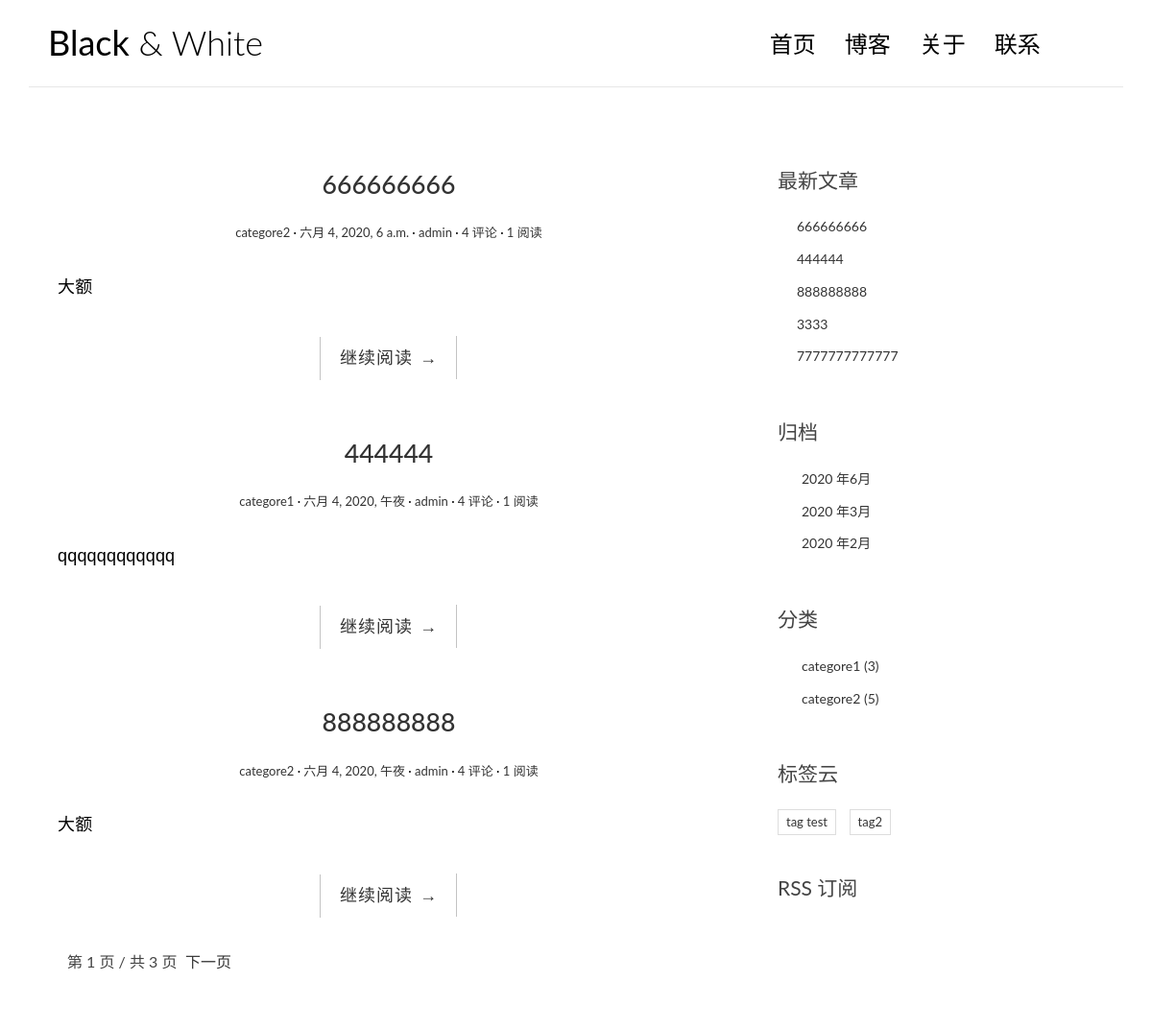
The page / on the database its author committed.
### blog/models.py (models this page shows, shortened)
@python_2_unicode_compatible
class Post(models.Model):
    title = models.CharField(max_length=70)
    views = models.PositiveIntegerField(default=0)
    def get_absolute_url(self):
        return reverse('blog:detail', kwargs={'pk': self.pk})
    class Meta:
        ordering = ['-created_time', 'title']
    body = models.TextField()
    created_time = models.DateTimeField()
    modified_time = models.DateTimeField()
    excerpt = models.CharField(max_length=200, blank=True)
    category = models.ForeignKey(Category, on_delete=models.CASCADE)
    tags = models.ManyToManyField(Tag, blank=True)
    author = models.ForeignKey(User, on_delete=models.CASCADE)

@python_2_unicode_compatible
class Category(models.Model):
    name = models.CharField(max_length=50)

@python_2_unicode_compatible
class Tag(models.Model):
    name = models.CharField(max_length=50)

### blog/views.py (the view)
# urls.py: url(r'^$', views.IndexView.as_view(), name='index'),
class IndexView(ListView):
    model = Post
    template_name = 'blog/index.html'
    context_object_name = 'post_list'
    paginate_by = 3

### blog/templatetags/blog_tags.py (called while the page is built)
@register.simple_tag
def get_recent_posts(num=5):
    return Post.objects.all().order_by('-created_time')[:num]

@register.simple_tag
def archives():
    return Post.objects.dates('created_time', 'month', order='DESC')

@register.simple_tag
def get_categories():
    return Category.objects.annotate(num_posts=Count('post')).filter(num_posts__gt=0)

@register.simple_tag
def get_tags():
    return Tag.objects.annotate(num_posts=Count('post')).filter(num_posts__gt=0)

### templates/blog/index.html (shortened to what this page needs)
{% extends 'base.html' %}
{% block main %}
    {% for post in post_list %}
        <article class="post post-1">
            <header class="entry-header">
                <h1 class="entry-title">
                    <a href="{{post.get_absolute_url}}">{{post.title}}</a>
                </h1>
                <div class="entry-meta">
                    <span class="post-category"><a href="#">{{ post.category.name }}</a></span>
                    <span class="post-date"><a href="#"><time class="entry-date"
                                                                datetime="{{ post.created_time }}">{{ post.created_time }}</time></a></span>
                    <span class="post-author"><a href="#">{{ post.author }}</a></span>
                    <span class="comments-link"><a href="#">4 评论</a></span>
                    <span class="views-count"><a href="#">{{ post.views }} 阅读</a></span>
                </div>
            </header>
            <div class="entry-content clearfix">
                <p>{{ post.excerpt }}</p>
                <div class="read-more cl-effect-14">
                    <a href="{{post.get_absolute_url}}" class="more-link">继续阅读 <span class="meta-nav">→</span></a>
                </div>
            </div>
        </article>
    {% empty %}
        <div class="no-post">暂时还没有发布的文章！</div>
    {% endfor %}
    {% if is_paginated %}
    <div class="pagination">
        <ul>
        <li class="current">第 {{ page_obj.number }} 页 / 共 {{ paginator.num_pages }} 页</li>
        {% if page_obj.has_next %}
            <li><a href="?page={{ page_obj.next_page_number }}">下一页</a></li>
        {% endif %}
        </ul>
        </div>
    {% endif %}
{% endblock main %}

### templates/base.html (shortened to what this page needs)
{% load static  %}
{% load blog_tags %}
<!DOCTYPE html>
<html>
<head>
    <link rel="stylesheet" href="{% static 'blog/css/bootstrap.min.css' %}">
    <link rel="stylesheet" href="http://code.ionicframework.com/ionicons/2.0.1/css/ionicons.min.css">
    <link rel="stylesheet" href="{% static 'blog/css/pace.css' %}">
    <link rel="stylesheet" href="{% static 'blog/css/custom.css' %}">
    <link rel="stylesheet" href="{% static 'blog/css/highlights/github.css' %}">
</head>
<body>
<div class="container">
    <header id="site-header">
        <div class="row">
            <div class="col-md-4 col-sm-5 col-xs-8">
                <div class="logo">
                    <h1><a href="{% url 'blog:index' %}"><b>Black</b> &amp; White</a></h1>
                </div>
            </div>
            <div class="col-md-8 col-sm-7 col-xs-4">
                <nav class="main-nav" role="navigation">
                    <div class="collapse navbar-collapse" id="bs-example-navbar-collapse-1">
                        <ul class="nav navbar-nav navbar-right">
                            <li class="cl-effect-11"><a href="{% url 'blog:index' %}" data-hover="首页">首页</a></li>
                            <li class="cl-effect-11"><a href="full-width.html" data-hover="博客">博客</a></li>
                            <li class="cl-effect-11"><a href="about.html" data-hover="关于">关于</a></li>
                            <li class="cl-effect-11"><a href="contact.html" data-hover="联系">联系</a></li>
                        </ul>
                    </div>
                </nav>
            </div>
        </div>
    </header>
</div>
<div class="content-body">
    <div class="container">
        <div class="row">
            <main class="col-md-8">
{% block main %}
{% endblock main %}
            </main>
            <aside class="col-md-4">
            <div class="widget widget-recent-posts">
                    <h3 class="widget-title">最新文章</h3>
                    {% get_recent_posts as recent_post_list %}
                    <ul>
                        {% for post in recent_post_list %}
                        <li>
                            <a href="{% url 'blog:index' %}">{{post.title}}</a>
                        </li>
                        {% empty%}
                        暂无文章！
                        {% endfor %}
                    </ul>
                </div>
                 <div class="widget widget-archives">
                    <h3 class="widget-title">归档</h3>
                    {% archives as date_list %}
                    <ul>
                        {% for date in date_list %}
                        <li>
                            <a href="{% url 'blog:archives' date.year date.month %}">{{date.year}} 年{{date.month}}月</a>
                        </li>
                        {% empty%}
                        暂无归档！
                        {% endfor %}
                    </ul>
                </div>
                <div class="widget widget-category">
                    <h3 class="widget-title">分类</h3>
                    {% get_categories as categories_list %}
                    <ul>
                        {% for category  in categories_list %}
                        <li>
                            <a href="{% url 'blog:category' category.pk %}">{{category.name}} <span class="post-count">({{category.num_posts }})</span></a>
                        </li>
                        {% empty%}
                        暂无分类！
                        {% endfor %}
                    </ul>
                </div>
                <div class="widget widget-tag-cloud">
                    <h3 class="widget-title">标签云</h3>
                    {% get_tags as tags_list%}
                    <ul>
                    {% for tag in tags_list %}
                        <li>
                            <a href="{% url 'blog:tag' tag.pk%}">{{tag.name}}</a>
                        </li>
                    {% endfor %}
                    </ul>
                </div>
                <div class="rss">
                    <a href=""> RSS 订阅</a>
                </div>
            </aside>
        </div>
    </div>
</div>
</body>
</html>

### blog/static/blog/css/custom.css (style rules this page uses)
* { outline: none; }
h1, h2, h3, h4, h5, h6 { margin-top: 0; }
b { font-weight: 400; }
a { color: #333; }
body { color: #444; font-family: 'Lato', sans-serif; }
p { font-family: 'Ubuntu', sans-serif; font-weight: 400; word-spacing: 1px; letter-spacing: 0.01em; }
#site-header { background-color: #FFF; padding: 25px 20px; margin-bottom: 40px; border-bottom: 1px solid #e7e7e7; }
.logo h1 a { color: #000; }
.logo h1 { margin: 0; font-family: 'Lato', sans-serif; font-weight: 300; }
.main-nav { margin-top: 11px; max-width: 95%; }
.main-nav a { color: #000000 !important; padding: 0 0 5px 0 !important; margin-right: 30px; font-family: 'Lato', sans-serif; font-weight: 300; font-size: 24px; }
.cl-effect-11 a { padding: 10px 0; color: #0972b4; text-shadow: none; }
.cl-effect-11 a::before { position: absolute; top: 0; left: 0; overflow: hidden; padding: 0 0 5px 0 !important; max-width: 0; border-bottom: 1px solid #000; color: #000; content: attr(data-hover); white-space: nowrap; -webkit-transition: max-width 0.5s; -moz-transition: max-width 0.5s; transition: max-width 0.5s; }
.content-body { padding-bottom: 4em; }
.post { background: #fff; padding: 30px 30px 0; }
.entry-title { text-align: center; font-size: 1.9em; margin-bottom: 20px; line-height: 1.6; padding: 10px 20px 0; }
.entry-meta { text-align: center; color: #DDDDDD; font-size: 13px; margin-bottom: 30px; }
.entry-content { font-size: 18px; line-height: 1.9; font-weight: 300; color: #000; }
.post-category::after, .post-date::after, .post-author::after, .comments-link::after { content: ' ·'; color: #000; }
.read-more { font-family: 'Ubuntu', sans-serif; font-weight: 400; word-spacing: 1px; letter-spacing: 0.01em; text-align: center; margin-top: 20px; }
.cl-effect-14 a { padding: 0 20px; height: 45px; line-height: 45px; position: relative; display: inline-block; margin: 15px 25px; letter-spacing: 1px; font-weight: 400; text-shadow: 0 0 1px rgba(255, 255, 255, 0.3); }
.cl-effect-14 a::before, .cl-effect-14 a::after { position: absolute; width: 45px; height: 1px; background: #C3C3C3; content: ''; -webkit-transition: all 0.3s; -moz-transition: all 0.3s; transition: all 0.3s; pointer-events: none; }
.cl-effect-14 a::before { top: 0; left: 0; -webkit-transform: rotate(90deg); -moz-transform: rotate(90deg); transform: rotate(90deg); -webkit-transform-origin: 0 0; -moz-transform-origin: 0 0; transform-origin: 0 0; }
.cl-effect-14 a::after { right: 0; bottom: 0; -webkit-transform: rotate(90deg); -moz-transform: rotate(90deg); transform: rotate(90deg); -webkit-transform-origin: 100% 0; -moz-transform-origin: 100% 0; transform-origin: 100% 0; }
.widget { background: #fff; padding: 30px 0 0; }
.widget-title { font-size: 1.5em; margin-bottom: 20px; line-height: 1.6; padding: 10px 0 0; font-weight: 400; }
.widget-recent-posts ul { padding: 0; margin: 0; padding-left: 20px; }
.widget-recent-posts ul li { list-style-type: none; position: relative; line-height: 170%; margin-bottom: 10px; }
.widget-recent-posts ul li::before { content: '\f3d3'; font-family: "Ionicons"; position: absolute; left: -17px; top: 3px; font-size: 16px; color: #000; }
.widget-archives ul { padding: 0; margin: 0; padding-left: 25px; }
.widget-archives ul li { list-style-type: none; position: relative; line-height: 170%; margin-bottom: 10px; }
.widget-archives ul li::before { content: '\f3f3'; font-family: "Ionicons"; position: absolute; left: -25px; top: 1px; font-size: 16px; color: #000; }
.widget-category ul { padding: 0; margin: 0; padding-left: 25px; }
.widget-category ul li { list-style-type: none; position: relative; line-height: 170%; margin-bottom: 10px; }
.widget-category ul li::before { content: '\f3fe'; font-family: "Ionicons"; position: absolute; left: -25px; top: 1px; font-size: 18px; color: #000; }
.widget-tag-cloud ul { padding: 0; margin: 0; margin-right: -10px; }
.widget-tag-cloud ul li { list-style-type: none; font-size: 13px; display: inline-block; margin-right: 10px; margin-bottom: 10px; padding: 3px 8px; border: 1px solid #ddd; }
.rss { font-size: 21px; margin-top: 30px; }
.rss a { color: #444; }
.pagination ul { list-style: none; }
.pagination ul li { display: inline-block; font-size: 16px; margin-right: 5px; }

### rows shown on the page
Post: title "666666666", category.name "categore2", created_time "六月 4, 2020, 6 a.m.", author "admin", views "1", excerpt "大额"
Post: title "444444", category.name "categore1", created_time "六月 4, 2020, 午夜", author "admin", views "1", excerpt "qqqqqqqqqqqq"
Post: title "888888888", category.name "categore2", created_time "六月 4, 2020, 午夜", author "admin", views "1", excerpt "大额"
Post: title "3333"
Post: title "7777777777777"
Category: name "categore1", num_posts "3"
Category: name "categore2", num_posts "5"
Tag: name "tag test"
Tag: name "tag2"

### other values the page prints
{{ page_obj.number }} "1"
{{ paginator.num_pages }} "3"
{{ date.year }} "2020" "2020" "2020"
{{ date.month }} "6" "3" "2"
